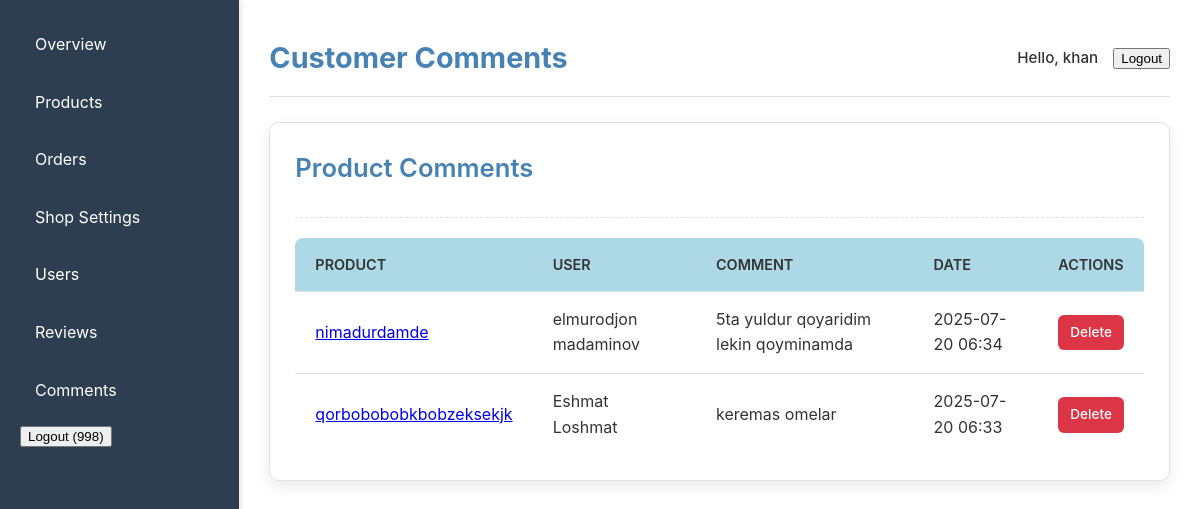
Screenshot of /dashboard/comments/ (signed in) with the database file from the repository.
### core/models.py (models this page shows, shortened)
class CustomUser(AbstractUser):
    username = models.CharField(max_length=150, unique=False, blank=True, null=True) # Make username non-unique and nullable
    phone_number = models.CharField(max_length=20, unique=True, help_text="User's phone number, used for login.")
    address = models.TextField(blank=True, null=True)
    profile_picture = models.ImageField(upload_to='users/profile_pictures/', blank=True, null=True)
    is_seller = models.BooleanField(default=False, help_text="Designates whether this user can own a shop.")
    class RoleChoices(models.TextChoices):
        BUYER = 'buyer', 'Buyer'
        SELLER = 'seller', 'Seller'
        ADMIN = 'admin', 'Admin'
    role = models.CharField(
        max_length=10,
        choices=RoleChoices.choices,
        default=RoleChoices.BUYER,
        help_text="User's role in the system."
    )
    USERNAME_FIELD = 'phone_number' # This tells Django to use phone_number for login
    REQUIRED_FIELDS = ['first_name', 'last_name'] # Fields required when creating a user via createsuperuser command
    objects = CustomUserManager() # Assign our custom manager
    groups = models.ManyToManyField(
        'auth.Group',
        verbose_name=_('groups'),
        blank=True,
        help_text=_('The groups this user belongs to. A user will get all permissions granted to each of their groups.'),
        related_name="customuser_groups",
        related_query_name="customuser",
    )
    user_permissions = models.ManyToManyField(
        'auth.Permission',
        verbose_name=_('user permissions'),
        blank=True,
        help_text=_('Specific permissions for this user.'),
        related_name="customuser_user_permissions",
        related_query_name="customuser_permission",
    )
    class Meta(AbstractUser.Meta): # Inherit meta options from AbstractUser
        swappable = 'AUTH_USER_MODEL' # Important for custom user models
        verbose_name = _('user')
        verbose_name_plural = _('users')

class Comment(models.Model):
    product = models.ForeignKey(Product, on_delete=models.CASCADE, related_name='comments')
    user = models.ForeignKey(settings.AUTH_USER_MODEL, on_delete=models.CASCADE, related_name='comments')
    comment_text = models.TextField()
    created_at = models.DateTimeField(auto_now_add=True)
    class Meta:
        ordering = ['-created_at']
        verbose_name_plural = "Comments"

class Product(models.Model):
    shop = models.ForeignKey(
        Shop,
        on_delete=models.CASCADE,
        related_name='products',
        help_text="The shop selling this product"
    )
    name = models.CharField(max_length=255)
    slug = models.SlugField(unique=True, max_length=255, blank=True) # Make blank=True for auto-generation
    description = models.TextField(blank=True, null=True)
    price = models.DecimalField(max_digits=10, decimal_places=2)
    category = models.ForeignKey(
        Category,
        on_delete=models.SET_NULL,
        null=True,
        blank=True,
        related_name='products'
    )
    stock = models.IntegerField(default=0)
    available = models.BooleanField(default=True, help_text="Is the product currently available for purchase?")
    created_at = models.DateTimeField(auto_now_add=True)
    updated_at = models.DateTimeField(auto_now=True)
    class Meta:
        ordering = ['-created_at']

### dashboard/views.py (the view)
# urls.py: path('comments/', views.comment_list, name='comment_list'),
@login_required
@user_passes_test(lambda u: u.is_seller or u.is_superuser)
def comment_list(request):
    if request.user.is_superuser:
        comments = Comment.objects.all().order_by('-created_at')
    elif request.user.is_seller and hasattr(request.user, 'shop_profile'):
        comments = Comment.objects.filter(product__shop=request.user.shop_profile).order_by('-created_at')
    else:
        comments = Comment.objects.none()
    context = {'comments': comments}
    return render(request, 'core/comment_list.html', context)

### core/templates/core/comment_list.html (shortened to what this page needs)
{% extends 'core/base_dashboard.html' %}
{% load static %}
{% block page_title %}Customer Comments{% endblock page_title %}
{% block content %}
    <div class="dashboard-card">
        <div class="card-header">
            <h2>Product Comments</h2>
        </div>
        <div class="card-body">
            {% if comments %}
            <table>
                <thead>
                    <tr>
                        <th>Product</th>
                        <th>User</th>
                        <th>Comment</th>
                        <th>Date</th>
                        <th>Actions</th>
                    </tr>
                </thead>
                <tbody>
                    {% for comment in comments %}
                    <tr>
                        <td><a href="{% url 'dashboard:product_edit' comment.product.slug %}">{{ comment.product.name }}</a></td>
                        <td>{{ comment.user.get_full_name|default:comment.user.phone_number }}</td>
                        <td>{{ comment.comment_text|truncatechars:150 }}</td>
                        <td>{{ comment.created_at|date:"Y-m-d H:i" }}</td>
                        <td>
                            <a href="#" class="btn btn-sm btn-danger">Delete</a>
                        </td>
                    </tr>
                    {% endfor %}
                </tbody>
            </table>
            {% else %}
            <p>No comments found.</p>
            {% endif %}
        </div>
    </div>
{% endblock content %}

### core/templates/core/base_dashboard.html (shortened to what this page needs)
<!DOCTYPE html>
<html lang="en">
{% load static %}
<head>
    <link rel="stylesheet" href="{% static 'css/dashboard.css' %}">
</head>
<body>
    <div class="dashboard-wrapper">
        <aside class="sidebar">
            <nav>
                <ul>
                    <li><a href="{% url 'dashboard:dashboard_overview' %}">Overview</a></li>
                    <li><a href="{% url 'dashboard:product_list' %}">Products</a></li>
                    <li><a href="{% url 'dashboard:order_list' %}">Orders</a></li>
                    {% if user.is_seller %}
                    <li><a href="{% url 'dashboard:shop_settings' %}">Shop Settings</a></li>
                    {% endif %}
                    {% if user.is_superuser %}
                    <li><a href="{% url 'dashboard:user_management' %}">Users</a></li>
                    {% endif %}
                    <li><a href="{% url 'dashboard:review_list' %}">Reviews</a></li>
                    <li><a href="{% url 'dashboard:comment_list' %}">Comments</a></li>
                    {% if user.is_authenticated and request.resolver_match.url_name != 'login' %}
                        <li>
                            <form action="{% url 'logout' %}" method="post" style="display: inline;">
                                <button type="submit" class="logout-button">Logout ({{ user.phone_number }})</button>
                            </form>
                        </li>
                    {% else %}
                        <li><a href="{% url 'login' %}">Login</a></li>
                        <li><a href="{% url 'register' %}">Register</a></li>
                    {% endif %}
                </ul>
            </nav>
        </aside>
        <main class="main-content">
            <header class="top-nav">
                <h1>{% block page_title %}{% endblock page_title %}</h1>
                <div class="user-info">
                    <span>Hello, {{ user.first_name }}</span>
                    <form action="{% url 'logout' %}" method="post" style="display: inline;">
                        <button type="submit" class="logout-button">Logout</button>
                    </form>
                </div>
            </header>
            <div class="content-area">
                {% block content %}
                {% endblock content %}
            </div>
        </main>
    </div>
    </body>
</html>

### static/css/dashboard.css (style rules this page uses)
:root { --color-primary-light-blue: #87CEEB; --color-secondary-light-blue: #ADD8E6; --color-text-blue: #4682B4; --color-background-white: #FFFFFF; --color-text-dark: #333333; --color-text-light: #666666; --color-border: #e0e0e0; --color-sidebar-bg: #2c3e50; }
body { font-family: 'Inter', 'Arial', 'Helvetica', sans-serif; margin: 0; background-color: var(--color-background-white); color: var(--color-text-dark); line-height: 1.6; }
h1, h2, h3, h4, h5, h6 { color: var(--color-text-blue); margin-top: 0; margin-bottom: 0.5em; }
.dashboard-wrapper { display: flex; min-height: 100vh; }
.sidebar { width: 250px; background-color: var(--color-sidebar-bg); color: white; padding: 20px; box-shadow: 2px 0 5px rgba(0,0,0,0.1); }
.sidebar nav ul { list-style: none; padding: 0; margin: 0; }
.sidebar nav ul li a { color: white; text-decoration: none; display: flex; align-items: center; padding: 12px 15px; border-radius: 6px; margin-bottom: 8px; transition: background-color 0.2s ease, color 0.2s ease; }
.main-content { flex-grow: 1; padding: 20px 30px; }
.top-nav { display: flex; justify-content: space-between; align-items: center; padding: 15px 0; border-bottom: 1px solid var(--color-border); margin-bottom: 25px; }
.top-nav h1 { margin: 0; font-size: 1.8em; color: var(--color-text-blue); }
.user-info { display: flex; align-items: center; gap: 15px; font-size: 0.95em; }
.user-info span { font-weight: 500; }
.dashboard-card { background-color: var(--color-background-white); border-radius: 10px; box-shadow: 0px 6px 15px rgba(0, 0, 0, 0.08); padding: 25px; margin-bottom: 25px; border: 1px solid var(--color-border); }
.card-header { display: flex; justify-content: space-between; align-items: center; margin-bottom: 20px; padding-bottom: 15px; border-bottom: 1px dashed var(--color-border); }
.card-header h2 { font-size: 1.6em; color: var(--color-text-blue); font-weight: 600; }
.btn { padding: 10px 20px; border-radius: 6px; text-decoration: none; font-weight: 600; cursor: pointer; border: none; transition: background-color 0.2s ease, color 0.2s ease, transform 0.1s ease; display: inline-flex; align-items: center; gap: 8px; }
.btn-danger { background-color: #dc3545; color: white; }
.btn-sm { padding: 7px 12px; font-size: 0.85em; font-weight: 500; }
table { width: 100%; border-collapse: separate; border-spacing: 0; margin-top: 20px; background-color: var(--color-background-white); border-radius: 8px; overflow: hidden; }
table th, table td { padding: 15px 20px; border-bottom: 1px solid var(--color-border); text-align: left; }
table th { background-color: var(--color-secondary-light-blue); color: var(--color-text-dark); font-weight: 600; text-transform: uppercase; font-size: 0.9em; }
table tr:last-child td { border-bottom: none; }

### rows the page displays
CustomUser: phone_number "998", first_name "khan"
Comment: product.name "nimadurdamde", user.get_full_name "elmurodjon madaminov", comment_text "5ta yuldur qoyaridim lekin qoyminamda", created_at "2025-07-20 06:34"
Comment: product.name "qorbobobobkbobzeksekjk", user.get_full_name "Eshmat Loshmat", comment_text "keremas omelar", created_at "2025-07-20 06:33"
